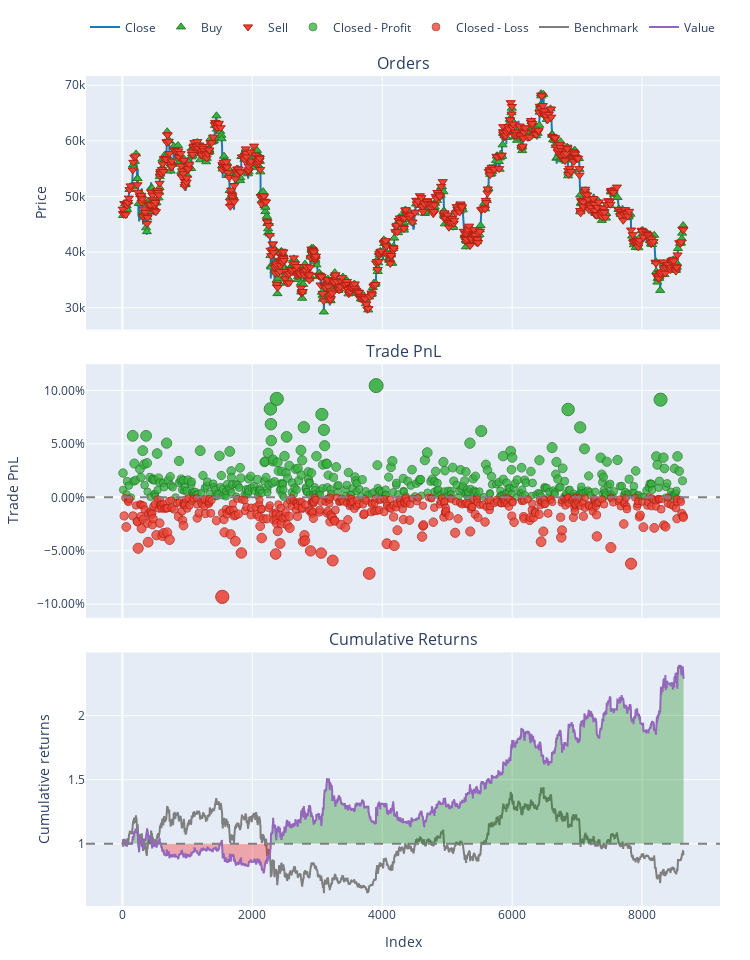

The notebook cell this image was saved under:
### Code cell
pf = vbt.Portfolio.from_signals(
    close=data['close'],
    entries=data['entries'],
    exits=data['exits'],
    short_entries=data['short_entries'],
    short_exits=data['short_exits'],
    fees=0.0006
)
pf.plot().show()

### Figure 1 — Plotly figure (JSON) as saved in the notebook; plotly's stock layout.template omitted (floating-point values rounded to 4 significant figures; data arrays with more than 128 entries replaced by an {"elided": "..."} marker saying what was removed)
{"data": [{"legendgroup": "0", "line": {"color": "#1f77b4"}, "name": "Close", "showlegend": true, "type": "scatter", "uid": "3a353def-484b-44ec-bf26-0a19c828b22c", "x": {"elided": "8641 int values"}, "xaxis": "x", "y": {"elided": "8641 float values"}, "yaxis": "y"}, {"customdata": {"elided": "720x3 float values"}, "hovertemplate": "Order Id: %{customdata[0]}<br>Timestamp: %{x}<br>Price: %{y}<br>Size: %{customdata[1]:.6f}<br>Fees: %{customdata[2]:.6f}", "legendgroup": "1", "marker": {"color": "#37B13F", "line": {"color": "rgb(38,123,44)", "width": 1}, "size": 8, "symbol": "triangle-up"}, "mode": "markers", "name": "Buy", "type": "scatter", "uid": "bc5fb58c-8af6-4f39-97bd-0ea455efb662", "x": {"elided": "720 int values"}, "xaxis": "x", "y": {"elided": "720 float values"}, "yaxis": "y"}, {"customdata": {"elided": "705x3 float values"}, "hovertemplate": "Order Id: %{customdata[0]}<br>Timestamp: %{x}<br>Price: %{y}<br>Size: %{customdata[1]:.6f}<br>Fees: %{customdata[2]:.6f}", "legendgroup": "2", "marker": {"color": "#EA4335", "line": {"color": "rgb(181,31,18)", "width": 1}, "size": 8, "symbol": "triangle-down"}, "mode": "markers", "name": "Sell", "type": "scatter", "uid": "67ff6756-0608-45d5-ad57-a079c57985e3", "x": {"elided": "705 int values"}, "xaxis": "x", "y": {"elided": "705 float values"}, "yaxis": "y"}, {"customdata": {"elided": "436x4 float values"}, "hovertemplate": "Exit Trade Id: %{customdata[0]}<br>Position Id: %{customdata[1]}<br>Exit Timestamp: %{x}<br>PnL: %{customdata[2]:.6f}<br>Return: %{customdata[3]:.2%}", "legendgroup": "3", "marker": {"color": "#37B13F", "line": {"color": "rgb(38,123,44)", "width": 1}, "opacity": {"elided": "436 float values"}, "size": {"elided": "436 float values"}, "symbol": "circle"}, "mode": "markers", "name": "Closed - Profit", "type": "scatter", "uid": "23306898-9978-4fad-a241-51c9e0532d47", "x": {"elided": "436 int values"}, "xaxis": "x2", "y": {"elided": "436 float values"}, "yaxis": "y2"}, {"customdata": {"elided": "442x4 float values"}, "hovertemplate": "Exit Trade Id: %{customdata[0]}<br>Position Id: %{customdata[1]}<br>Exit Timestamp: %{x}<br>PnL: %{customdata[2]:.6f}<br>Return: %{customdata[3]:.2%}", "legendgroup": "4", "marker": {"color": "#EA4335", "line": {"color": "rgb(181,31,18)", "width": 1}, "opacity": {"elided": "442 float values"}, "size": {"elided": "442 float values"}, "symbol": "circle"}, "mode": "markers", "name": "Closed - Loss", "type": "scatter", "uid": "f8bdd8c3-9638-4dc8-809a-f0829abf0800", "x": {"elided": "442 int values"}, "xaxis": "x2", "y": {"elided": "442 float values"}, "yaxis": "y2"}, {"legendgroup": "5", "line": {"color": "#7f7f7f"}, "name": "Benchmark", "showlegend": true, "type": "scatter", "uid": "ea47dec4-8a6a-4803-9567-7d4146259c44", "x": {"elided": "8641 int values"}, "xaxis": "x3", "y": {"elided": "8641 float values"}, "yaxis": "y3"}, {"hoverinfo": "skip", "legendgroup": "6", "line": {"color": "rgba(0, 0, 0, 0)", "width": 0}, "opacity": 0, "showlegend": false, "type": "scatter", "uid": "b797ed39-4e30-452e-a268-40e5c9af7d70", "x": {"elided": "8641 int values"}, "xaxis": "x3", "y": {"elided": "8641 int values"}, "yaxis": "y3"}, {"connectgaps": false, "fill": "tonexty", "fillcolor": "rgba(0, 128, 0, 0.3)", "hoverinfo": "skip", "legendgroup": "6", "line": {"color": "rgba(0, 0, 0, 0)", "width": 0}, "opacity": 0, "showlegend": false, "type": "scatter", "uid": "7717a013-809c-4984-9a27-17b893075b9c", "x": {"elided": "8641 int values"}, "xaxis": "x3", "y": {"elided": "8641 float values"}, "yaxis": "y3"}, {"hoverinfo": "skip", "legendgroup": "6", "line": {"color": "rgba(0, 0, 0, 0)", "width": 0}, "opacity": 0, "showlegend": false, "type": "scatter", "uid": "b09b9b6b-8b9c-4665-a330-578a7d63edd8", "x": {"elided": "8641 int values"}, "xaxis": "x3", "y": {"elided": "8641 int values"}, "yaxis": "y3"}, {"connectgaps": false, "fill": "tonexty", "fillcolor": "rgba(255, 0, 0, 0.3)", "hoverinfo": "skip", "legendgroup": "6", "line": {"color": "rgba(0, 0, 0, 0)", "width": 0}, "opacity": 0, "showlegend": false, "type": "scatter", "uid": "0789e7f8-aae0-47e6-ac95-f893d0dd3e99", "x": {"elided": "8641 int values"}, "xaxis": "x3", "y": {"elided": "8641 float values"}, "yaxis": "y3"}, {"legendgroup": "7", "line": {"color": "#9467bd"}, "name": "Value", "showlegend": true, "type": "scatter", "uid": "b0ff4959-1dbf-4e6b-84a0-7bcec86b7abc", "x": {"elided": "8641 int values"}, "xaxis": "x3", "y": {"elided": "8641 float values"}, "yaxis": "y3"}, {"hoverinfo": "skip", "legendgroup": "6", "line": {"color": "rgba(0, 0, 0, 0)", "width": 0}, "opacity": 0, "showlegend": false, "type": "scatter", "uid": "d2dc2eed-3122-4d77-add9-40637458c5ef", "x": {"elided": "8641 int values"}, "xaxis": "x3", "y": {"elided": "8641 int values"}, "yaxis": "y3"}], "layout": {"annotations": [{"font": {"size": 16}, "showarrow": false, "text": "Orders", "x": 0.5, "xanchor": "center", "xref": "paper", "y": 1, "yanchor": "bottom", "yref": "paper"}, {"font": {"size": 16}, "showarrow": false, "text": "Trade PnL", "x": 0.5, "xanchor": "center", "xref": "paper", "y": 0.6528, "yanchor": "bottom", "yref": "paper"}, {"font": {"size": 16}, "showarrow": false, "text": "Cumulative Returns", "x": 0.5, "xanchor": "center", "xref": "paper", "y": 0.3056, "yanchor": "bottom", "yref": "paper"}], "height": 960, "legend": {"orientation": "h", "traceorder": "normal", "x": 1, "xanchor": "right", "y": 1.042, "yanchor": "bottom"}, "margin": {"b": 30, "l": 30, "r": 30, "t": 30}, "shapes": [{"line": {"color": "gray", "dash": "dash"}, "type": "line", "x0": 0, "x1": 1, "xref": "paper", "y0": 0, "y1": 0, "yref": "y2"}, {"line": {"color": "gray", "dash": "dash"}, "type": "line", "x0": 0, "x1": 1, "xref": "paper", "y0": 1, "y1": 1, "yref": "y3"}], "showlegend": true, "width": 750, "xaxis": {"anchor": "y", "domain": [0, 1], "matches": "x3", "showticklabels": false}, "xaxis2": {"anchor": "y2", "domain": [0, 1], "matches": "x3", "showticklabels": false}, "xaxis3": {"anchor": "y3", "domain": [0, 1], "title": {"text": "Index"}}, "yaxis": {"anchor": "x", "domain": [0.6944, 1], "title": {"text": "Price"}}, "yaxis2": {"anchor": "x2", "domain": [0.3472, 0.6528], "tickformat": ".2%", "title": {"text": "Trade PnL"}}, "yaxis3": {"anchor": "x3", "domain": [0, 0.3056], "title": {"text": "Cumulative returns"}}}}
